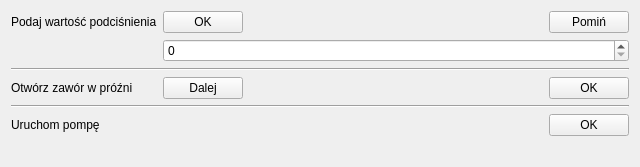
<?xml version="1.0" encoding="UTF-8"?>
<ui version="4.0">
 <class>NowyTest_3</class>
 <widget class="TestPage" name="NowyTest_3">
  <property name="geometry">
   <rect>
    <x>0</x>
    <y>0</y>
    <width>640</width>
    <height>167</height>
   </rect>
  </property>
  <property name="title" stdset="0">
   <string>Przygotowanie do startu testu  - krok 1</string>
  </property>
  <property name="subTitle" stdset="0">
   <string>Przegląd zaworów i ciśnienia</string>
  </property>
  <property name="buttonName" stdset="0">
   <string>Dalej</string>
  </property>
  <layout class="QFormLayout" name="formLayout_2">
   <item row="0" column="0">
    <widget class="QLabel" name="lstep2">
     <property name="text">
      <string>Podaj wartość podciśnienia</string>
     </property>
    </widget>
   </item>
   <item row="2" column="0" colspan="2">
    <widget class="Line" name="line">
     <property name="orientation">
      <enum>Qt::Horizontal</enum>
     </property>
    </widget>
   </item>
   <item row="4" column="0">
    <widget class="QLabel" name="lstep2A">
     <property name="text">
      <string>Otwórz zawór w próźni</string>
     </property>
    </widget>
   </item>
   <item row="4" column="1">
    <layout class="QHBoxLayout" name="horizontalLayout_9">
     <item>
      <widget class="QPushButton" name="pbStep2A_Next">
       <property name="text">
        <string>Dalej</string>
       </property>
      </widget>
     </item>
     <item>
      <spacer name="horizontalSpacer_11">
       <property name="orientation">
        <enum>Qt::Horizontal</enum>
       </property>
       <property name="sizeHint" stdset="0">
        <size>
         <width>40</width>
         <height>20</height>
        </size>
       </property>
      </spacer>
     </item>
     <item>
      <widget class="QPushButton" name="pbStep2A_OK">
       <property name="text">
        <string>OK</string>
       </property>
      </widget>
     </item>
    </layout>
   </item>
   <item row="5" column="0" colspan="2">
    <widget class="Line" name="line_2">
     <property name="orientation">
      <enum>Qt::Horizontal</enum>
     </property>
    </widget>
   </item>
   <item row="6" column="0">
    <widget class="QLabel" name="lStep2B">
     <property name="text">
      <string>Uruchom pompę</string>
     </property>
    </widget>
   </item>
   <item row="6" column="1">
    <layout class="QHBoxLayout" name="horizontalLayout_10">
     <item>
      <spacer name="horizontalSpacer_12">
       <property name="orientation">
        <enum>Qt::Horizontal</enum>
       </property>
       <property name="sizeHint" stdset="0">
        <size>
         <width>40</width>
         <height>20</height>
        </size>
       </property>
      </spacer>
     </item>
     <item>
      <widget class="QPushButton" name="pbStep2B_OK">
       <property name="text">
        <string>OK</string>
       </property>
      </widget>
     </item>
    </layout>
   </item>
   <item row="0" column="1">
    <layout class="QHBoxLayout" name="horizontalLayout_8">
     <item>
      <widget class="QPushButton" name="pbStep2_OK">
       <property name="text">
        <string>OK</string>
       </property>
      </widget>
     </item>
     <item>
      <spacer name="horizontalSpacer_10">
       <property name="orientation">
        <enum>Qt::Horizontal</enum>
       </property>
       <property name="sizeHint" stdset="0">
        <size>
         <width>40</width>
         <height>20</height>
        </size>
       </property>
      </spacer>
     </item>
     <item>
      <widget class="QPushButton" name="pbStep2_Skip">
       <property name="text">
        <string>Pomiń</string>
       </property>
      </widget>
     </item>
    </layout>
   </item>
   <item row="1" column="1">
    <widget class="QSpinBox" name="podcisnienie"/>
   </item>
  </layout>
 </widget>
 <customwidgets>
  <customwidget>
   <class>TestPage</class>
   <extends>QWidget</extends>
   <header>testpage.h</header>
   <container>1</container>
  </customwidget>
 </customwidgets>
 <resources/>
 <connections/>
</ui>
